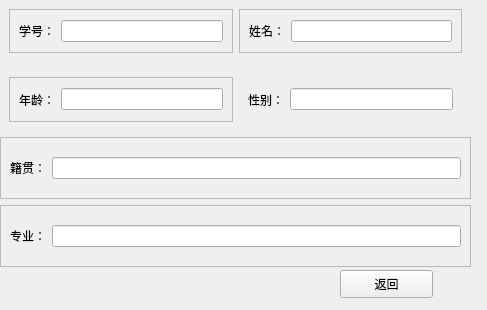
<?xml version="1.0" encoding="UTF-8"?>
<ui version="4.0">
 <class>StuInfoShowSelf</class>
 <widget class="QWidget" name="StuInfoShowSelf">
  <property name="geometry">
   <rect>
    <x>0</x>
    <y>0</y>
    <width>487</width>
    <height>310</height>
   </rect>
  </property>
  <property name="windowTitle">
   <string>Form</string>
  </property>
  <widget class="QWidget" name="widget_4" native="true">
   <property name="geometry">
    <rect>
     <x>0</x>
     <y>0</y>
     <width>471</width>
     <height>267</height>
    </rect>
   </property>
   <layout class="QVBoxLayout" name="verticalLayout">
    <item>
     <widget class="QWidget" name="widget" native="true">
      <layout class="QHBoxLayout" name="horizontalLayout_7">
       <item>
        <widget class="QFrame" name="frame">
         <property name="frameShape">
          <enum>QFrame::StyledPanel</enum>
         </property>
         <property name="frameShadow">
          <enum>QFrame::Raised</enum>
         </property>
         <layout class="QHBoxLayout" name="horizontalLayout">
          <item>
           <widget class="QLabel" name="label">
            <property name="text">
             <string>学号：</string>
            </property>
           </widget>
          </item>
          <item>
           <widget class="QLineEdit" name="lineEdit_id">
            <property name="readOnly">
             <bool>true</bool>
            </property>
           </widget>
          </item>
         </layout>
        </widget>
       </item>
       <item>
        <widget class="QFrame" name="frame_2">
         <property name="frameShape">
          <enum>QFrame::StyledPanel</enum>
         </property>
         <property name="frameShadow">
          <enum>QFrame::Raised</enum>
         </property>
         <layout class="QHBoxLayout" name="horizontalLayout_2">
          <item>
           <widget class="QLabel" name="label_2">
            <property name="text">
             <string>姓名：</string>
            </property>
           </widget>
          </item>
          <item>
           <widget class="QLineEdit" name="lineEdit_name">
            <property name="readOnly">
             <bool>true</bool>
            </property>
           </widget>
          </item>
         </layout>
        </widget>
       </item>
      </layout>
     </widget>
    </item>
    <item>
     <widget class="QWidget" name="widget_2" native="true">
      <layout class="QHBoxLayout" name="horizontalLayout_9">
       <item>
        <widget class="QFrame" name="frame_3">
         <property name="frameShape">
          <enum>QFrame::StyledPanel</enum>
         </property>
         <property name="frameShadow">
          <enum>QFrame::Raised</enum>
         </property>
         <layout class="QHBoxLayout" name="horizontalLayout_3">
          <item>
           <widget class="QLabel" name="label_5">
            <property name="text">
             <string>年龄：</string>
            </property>
           </widget>
          </item>
          <item>
           <widget class="QLineEdit" name="lineEdit_age">
            <property name="readOnly">
             <bool>true</bool>
            </property>
           </widget>
          </item>
         </layout>
        </widget>
       </item>
       <item>
        <widget class="QWidget" name="widget_3" native="true">
         <layout class="QHBoxLayout" name="horizontalLayout_8">
          <item>
           <widget class="QLabel" name="label_4">
            <property name="text">
             <string>性别：</string>
            </property>
           </widget>
          </item>
          <item>
           <widget class="QLineEdit" name="lineEdit_sex">
            <property name="readOnly">
             <bool>true</bool>
            </property>
           </widget>
          </item>
         </layout>
        </widget>
       </item>
      </layout>
     </widget>
    </item>
    <item>
     <widget class="QFrame" name="frame_4">
      <property name="frameShape">
       <enum>QFrame::StyledPanel</enum>
      </property>
      <property name="frameShadow">
       <enum>QFrame::Raised</enum>
      </property>
      <layout class="QHBoxLayout" name="horizontalLayout_4">
       <item>
        <widget class="QLabel" name="label_7">
         <property name="text">
          <string>籍贯：</string>
         </property>
        </widget>
       </item>
       <item>
        <widget class="QLineEdit" name="lineEdit_place">
         <property name="readOnly">
          <bool>true</bool>
         </property>
        </widget>
       </item>
      </layout>
     </widget>
    </item>
    <item>
     <widget class="QFrame" name="frame_5">
      <property name="frameShape">
       <enum>QFrame::StyledPanel</enum>
      </property>
      <property name="frameShadow">
       <enum>QFrame::Raised</enum>
      </property>
      <layout class="QHBoxLayout" name="horizontalLayout_6">
       <item>
        <widget class="QLabel" name="label_8">
         <property name="text">
          <string>专业：</string>
         </property>
        </widget>
       </item>
       <item>
        <widget class="QLineEdit" name="lineEdit_major">
         <property name="readOnly">
          <bool>true</bool>
         </property>
        </widget>
       </item>
      </layout>
     </widget>
    </item>
   </layout>
  </widget>
  <widget class="QPushButton" name="pushButton_back">
   <property name="geometry">
    <rect>
     <x>340</x>
     <y>270</y>
     <width>93</width>
     <height>28</height>
    </rect>
   </property>
   <property name="text">
    <string>返回</string>
   </property>
  </widget>
 </widget>
 <resources/>
 <connections/>
</ui>
